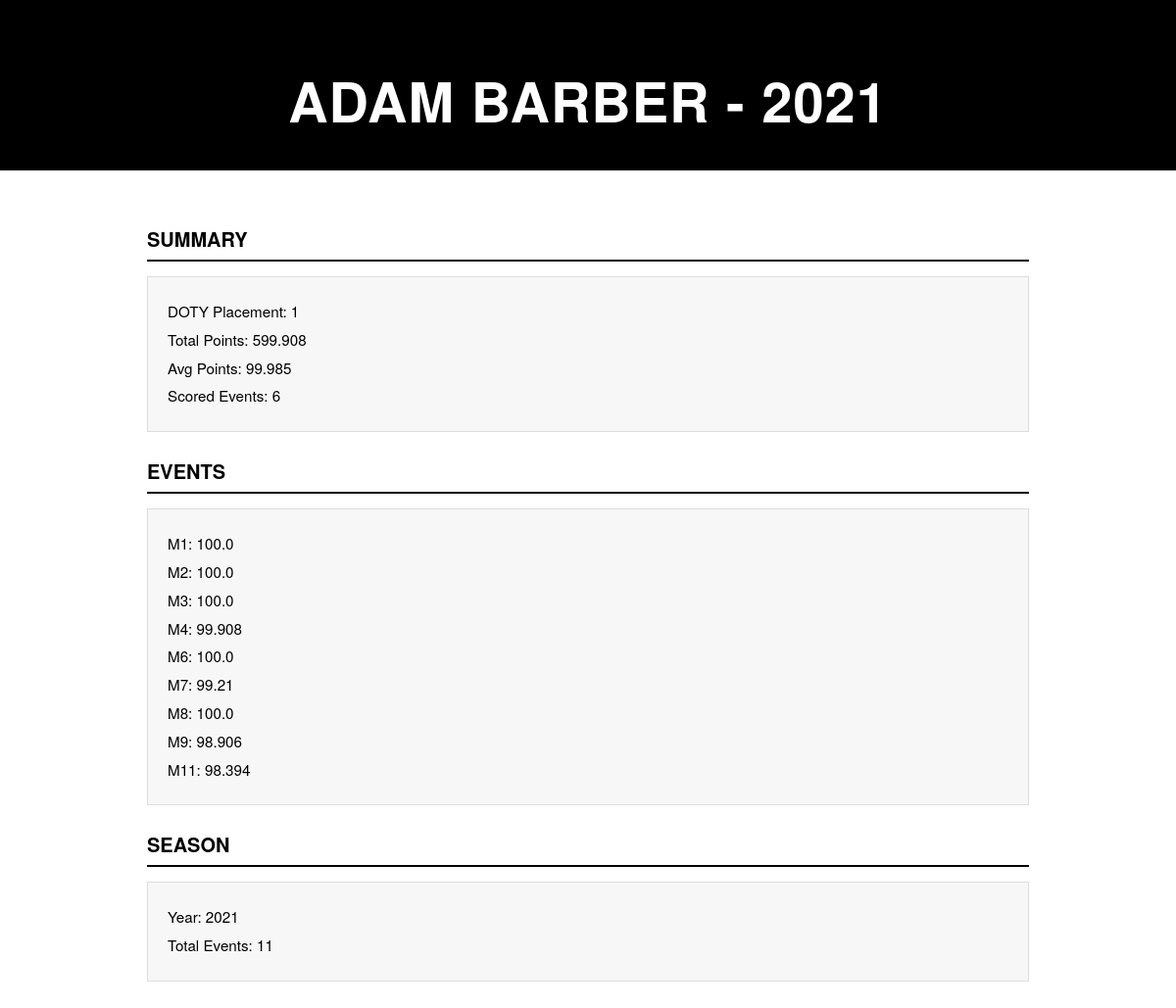
The page /2144 on the database its author committed.
### seasons/models.py (models this page shows, shortened)
class Competitor(models.Model):
    driver = models.ForeignKey(Driver, on_delete=models.CASCADE)
    season = models.ForeignKey(Season, on_delete=models.CASCADE)
    season_placement = models.IntegerField()
    season_points = models.FloatField(default=0)
    average_points = models.FloatField(default=0)
    def __str__(self):
        return self.driver.name + ' ' +str(self.season.year)

class Driver(models.Model):
    name = models.CharField(max_length=30)
    def __str__(self):
        return self.name

class Season(models.Model):
    year = models.CharField(max_length=4)
    total_event_count = models.IntegerField(default=0)
    season_is_complete = models.BooleanField(default=False)
    def __str__(self):
        return self.year

class Event(models.Model):
    event_name = models.CharField(max_length=3)
    doty_points = models.FloatField(default=0.0)
    competitor = models.ForeignKey(Competitor, on_delete=models.CASCADE)
    def __str__(self):
        return self.event_name

### seasons/views.py (the view)
# urls.py: path("<int:pk>", views.CompetitorView.as_view(), name="competitor"),
class CompetitorView(generic.DetailView):
    currentYear = str(datetime.now().year)
    check_for_new_data(currentYear)
    model = Competitor
    template_name = "seasons/competitor.html"
    context_object_name = "competitor"
    def get_queryset(self):
        return Competitor.objects.filter(id=self.kwargs['pk'])
    def get_context_data(self, **kwargs):
        context = super(CompetitorView, self).get_context_data(**kwargs)
        context['events_list'] = Event.objects.filter(competitor=self.kwargs['pk'])
        return context

### seasons/templates/seasons/competitor.html (shortened to what this page needs)
<!DOCTYPE html>
<html lang="en">
<head>
</head>
<body>
    <div class="header">
        <h1>{{ competitor.driver }} - {{competitor.season}}</h1>
    </div>
    <div class="container">
        <h2>Summary</h2>
        <div class="card">
        {% load mathfilters %}
            <p>DOTY Placement: {{ competitor.season_placement }}</p>
            <p>Total Points: {{ competitor.season_points }}</p>
            <p>Avg Points: {{ competitor.average_points }}</p>
            {% if events_list.count > competitor.season.total_event_count|div:2 %}
                <p>Scored Events: {{ competitor.season.total_event_count|div:2|floatformat:0 }}</p>
            {% else %}
                <p>Scored Events: {{events_list.count}} </p>
            {% endif %}
        </div>
        <h2>Events</h2>
        <div class="card">
            {% if events_list %}
                {% for event in events_list %}
                    <p>{{ event }}: {{ event.doty_points }}</p>
                {% endfor %}
            {% else %}
                <p class="empty">No events are available.</p>
            {% endif %}
        </div>
        <h2>Season</h2>
        <div class="card">
            <p>Year: {{ competitor.season }}</p>
            <p>Total Events: {{ competitor.season.total_event_count }}</p>
        </div>
    </div>
</body>
</html>

### seasons/templates/seasons/competitor.html (style rules this page uses)
body { margin: 0; font-family: 'Helvetica Neue', Arial, sans-serif; background: #ffffff; color: #000000; line-height: 1.5; }
.header { text-align: center; padding: 60px 20px 30px; background: #000; color: #fff; }
h1 { margin: 0; font-size: clamp(32px, 6vw, 56px); font-weight: 800; text-transform: uppercase; letter-spacing: 1px; }
.container { max-width: 900px; margin: 0 auto; padding: 30px 20px 60px; }
h2 { font-size: 1.25rem; font-weight: 700; text-transform: uppercase; margin: 25px 0 15px; border-bottom: 2px solid #000; padding-bottom: 6px; }
.card { background: #f7f7f7; border: 1px solid #ddd; padding: 18px 20px; margin-bottom: 20px; }
.card p { margin: 6px 0; font-size: 0.95rem; }

### rows shown on the page
Competitor: driver "ADAM BARBER", season "2021", season_placement "1", season_points "599.908", average_points "99.985", season.total_event_count|div "6", season.total_event_count "11"
Event: event_name "M1", doty_points "100.0"
Event: event_name "M2", doty_points "100.0"
Event: event_name "M3", doty_points "100.0"
Event: event_name "M4", doty_points "99.908"
Event: event_name "M6", doty_points "100.0"
Event: event_name "M7", doty_points "99.21"
Event: event_name "M8", doty_points "100.0"
Event: event_name "M9", doty_points "98.906"
Event: event_name "M11", doty_points "98.394"
